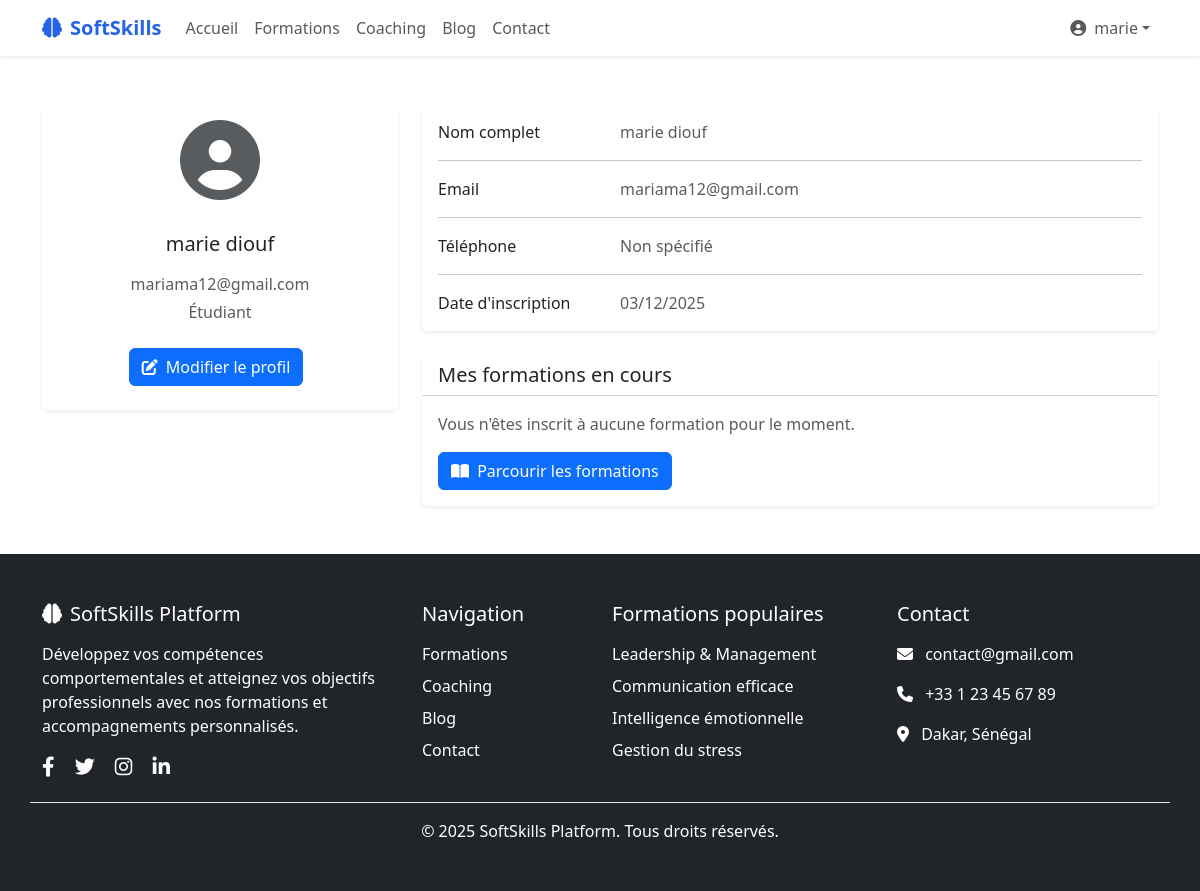
The page /users/profile/ (signed in) on the database its author committed.
### users/models.py (models this page shows, shortened)
class CustomUser(AbstractUser):
    phone = models.CharField(_('phone number'), max_length=20, blank=True)
    profile_picture = models.ImageField(
        upload_to='profile_pics/',
        null=True,
        blank=True
    )
    bio = models.TextField(_('bio'), max_length=500, blank=True)
    is_subscribed = models.BooleanField(_('abonné'), default=False)
    subscription_end_date = models.DateTimeField(
        _('date de fin d\'abonnement'),
        null=True,
        blank=True
    )
    class Meta:
        db_table = 'users_customuser'
        verbose_name = _('user')
        verbose_name_plural = _('users')

### users/views.py (the view)
# urls.py: path('profile/', views.profile, name='profile'),
@login_required
def profile(request):
    return render(request, 'users/profile.html')

### templates/users/profile.html (shortened to what this page needs)
{% extends 'base.html' %}
{% load static %}
{% block content %}
<div class="container py-5">
    <div class="row">
        <div class="col-lg-4">
            <div class="card mb-4 shadow-sm">
                <div class="card-body text-center">
                    {% if user.profile_picture %}
                        <img src="{{ user.profile_picture.url }}" alt="Photo de profil"
                             class="rounded-circle img-fluid" style="width: 150px;">
                    {% else %}
                        <i class="fas fa-user-circle fa-5x text-muted mb-3"></i>
                    {% endif %}
                    <h5 class="my-3">{{ user.get_full_name|default:user.email }}</h5>
                    <p class="text-muted mb-1">{{ user.email }}</p>
                    <p class="text-muted mb-4">{{ user.role|default:"Étudiant" }}</p>
                    <div class="d-flex justify-content-center mb-2">
                        <a href="{% url 'users:edit_profile' %}" class="btn btn-primary me-2">
                            <i class="fas fa-edit me-1"></i> Modifier le profil
                        </a>
                    </div>
                </div>
            </div>
        </div>
        <div class="col-lg-8">
            <div class="card shadow-sm">
                <div class="card-body">
                    <div class="row">
                        <div class="col-sm-3">
                            <p class="mb-0">Nom complet</p>
                        </div>
                        <div class="col-sm-9">
                            <p class="text-muted mb-0">{{ user.get_full_name|default:"Non spécifié" }}</p>
                        </div>
                    </div>
                    <hr>
                    <div class="row">
                        <div class="col-sm-3">
                            <p class="mb-0">Email</p>
                        </div>
                        <div class="col-sm-9">
                            <p class="text-muted mb-0">{{ user.email }}</p>
                        </div>
                    </div>
                    <hr>
                    <div class="row">
                        <div class="col-sm-3">
                            <p class="mb-0">Téléphone</p>
                        </div>
                        <div class="col-sm-9">
                            <p class="text-muted mb-0">{{ user.phone|default:"Non spécifié" }}</p>
                        </div>
                    </div>
                    <hr>
                    <div class="row">
                        <div class="col-sm-3">
                            <p class="mb-0">Date d'inscription</p>
                        </div>
                        <div class="col-sm-9">
                            <p class="text-muted mb-0">{{ user.date_joined|date:"d/m/Y" }}</p>
                        </div>
                    </div>
                </div>
            </div>
            <div class="card mt-4 shadow-sm">
                <div class="card-header bg-white">
                    <h5 class="mb-0">Mes formations en cours</h5>
                </div>
                <div class="card-body">
                    {% if user.enrolled_courses.all %}
                        <div class="list-group">
                            {% for enrollment in user.enrolled_courses.all|slice:":3" %}
                                <a href="{% url 'courses:course_detail' enrollment.course.slug %}"
                                   class="list-group-item list-group-item-action">
                                    <div class="d-flex w-100 justify-content-between">
                                        <h6 class="mb-1">{{ enrollment.course.title }}</h6>
                                        <small>Début: {{ enrollment.enrolled_at|date:"d/m/Y" }}</small>
                                    </div>
                                    <div class="progress mt-2" style="height: 5px;">
                                        <div class="progress-bar" role="progressbar"
                                             style="width: {{ enrollment.progress }}%"
                                             aria-valuenow="{{ enrollment.progress }}"
                                             aria-valuemin="0"
                                             aria-valuemax="100">
                                        </div>
                                    </div>
                                    <small>Progression: {{ enrollment.progress }}%</small>
                                </a>
                            {% endfor %}
                        </div>
                        {% if user.enrolled_courses.count > 3 %}
                            <div class="text-center mt-3">
                                <a href="{% url 'courses:my_courses' %}" class="btn btn-sm btn-outline-primary">
                                    Voir toutes mes formations
                                </a>
                            </div>
                        {% endif %}
                    {% else %}
                        <p class="text-muted">Vous n'êtes inscrit à aucune formation pour le moment.</p>
                        <a href="{% url 'courses:course_list' %}" class="btn btn-primary">
                            <i class="fas fa-book-open me-1"></i> Parcourir les formations
                        </a>
                    {% endif %}
                </div>
            </div>
        </div>
    </div>
</div>
{% endblock %}

### templates/base.html (shortened to what this page needs)
<!DOCTYPE html>
<html lang="fr">
<head>
    <link href="https://cdn.jsdelivr.net/npm/bootstrap@5.3.0/dist/css/bootstrap.min.css" rel="stylesheet">
    <link rel="stylesheet" href="https://cdnjs.cloudflare.com/ajax/libs/font-awesome/6.4.0/css/all.min.css">
</head>
<body>
    <nav class="navbar navbar-expand-lg navbar-light bg-white shadow-sm">
        <div class="container">
            <a class="navbar-brand" href="{% url 'courses:home' %}">
                <i class="fas fa-brain me-2"></i>SoftSkills
            </a>
            <div class="collapse navbar-collapse" id="navbarNav">
                <ul class="navbar-nav me-auto">
                    <li class="nav-item">
                        <a class="nav-link" href="{% url 'courses:home' %}">Accueil</a>
                    </li>
                    <li class="nav-item">
                        <a class="nav-link" href="{% url 'courses:course_list' %}">Formations</a>
                    </li>
                    <li class="nav-item">
                        <a class="nav-link" href="{% url 'coaching:coach_list' %}">Coaching</a>
                    </li>
                    <li class="nav-item">
                        <a class="nav-link" href="{% url 'blog:post_list' %}">Blog</a>
                    </li>
                    <li class="nav-item">
                        <a class="nav-link" href="{% url 'contact:contact' %}">Contact</a>
                    </li>
                </ul>
                <ul class="navbar-nav">
                    {% if user.is_authenticated %}
                        <li class="nav-item dropdown">
                            <a class="nav-link dropdown-toggle d-flex align-items-center" href="#" id="userDropdown" role="button" data-bs-toggle="dropdown" aria-expanded="false">
                                {% if user.profile_picture %}
                                    <img src="{{ user.profile_picture.url }}" alt="Photo de profil" class="profile-img me-2">
                                {% else %}
                                    <i class="fas fa-user-circle me-2"></i>
                                {% endif %}
                                {{ user.first_name|default:user.email|truncatechars:15 }}
                            </a>
                        </li>
                    {% endif %}
                </ul>
            </div>
        </div>
    </nav>
    <main>
        {% block content %}{% endblock %}
    </main>
    <footer class="bg-dark text-white py-5">
        <div class="container">
            <div class="row g-4">
                <div class="col-md-4">
                    <h5 class="mb-3"><i class="fas fa-brain me-2"></i>SoftSkills Platform</h5>
                    <p>Développez vos compétences comportementales et atteignez vos objectifs professionnels avec nos formations et accompagnements personnalisés.</p>
                    <div class="mt-3">
                        <a href="#" class="text-white me-3" aria-label="Facebook"><i class="fab fa-facebook-f fa-lg"></i></a>
                        <a href="#" class="text-white me-3" aria-label="Twitter"><i class="fab fa-twitter fa-lg"></i></a>
                        <a href="#" class="text-white me-3" aria-label="Instagram"><i class="fab fa-instagram fa-lg"></i></a>
                        <a href="#" class="text-white" aria-label="LinkedIn"><i class="fab fa-linkedin-in fa-lg"></i></a>
                    </div>
                </div>
                <div class="col-md-2">
                    <h5 class="mb-3">Navigation</h5>
                    <ul class="list-unstyled">
                        <li class="mb-2"><a href="{% url 'courses:course_list' %}" class="text-white text-decoration-none">Formations</a></li>
                        <li class="mb-2"><a href="{% url 'coaching:coach_list' %}" class="text-white text-decoration-none">Coaching</a></li>
                        <li class="mb-2"><a href="{% url 'blog:post_list' %}" class="text-white text-decoration-none">Blog</a></li>
                        <li><a href="#" class="text-white text-decoration-none">Contact</a></li>
                    </ul>
                </div>
                <div class="col-md-3">
                    <h5 class="mb-3">Formations populaires</h5>
                    <ul class="list-unstyled">
                        <li class="mb-2">Leadership & Management</li>
                        <li class="mb-2">Communication efficace</li>
                        <li class="mb-2">Intelligence émotionnelle</li>
                        <li>Gestion du stress</li>
                    </ul>
                </div>
                <div class="col-md-3">
                    <h5 class="mb-3">Contact</h5>
                    <ul class="list-unstyled">
                        <li class="mb-3">
                            <i class="fas fa-envelope me-2"></i>
                            <a href="mailto:contact@gmail.com" class="text-white text-decoration-none">contact@gmail.com</a>
                        </li>
                        <li class="mb-3">
                            <i class="fas fa-phone me-2"></i>
                            <a href="tel:+33123456789" class="text-white text-decoration-none">+33 1 23 45 67 89</a>
                        </li>
                        <li>
                            <i class="fas fa-map-marker-alt me-2"></i>
                            <span>Dakar, Sénégal</span>
                        </li>
                    </ul>
                </div>
            </div>
            <div class="row mt-4 pt-3 border-top">
                <div class="col-12 text-center">
                    <p class="mb-0">&copy; 2025 SoftSkills Platform. Tous droits réservés.</p>
                </div>
            </div>
        </div>
    </footer>
</body>
</html>

### templates/base.html (style rules this page uses)
:root { --primary-color: #2563eb; --secondary-color: #10b981; --accent-color: #f59e0b; }
.navbar-brand { font-weight: 700; color: var(--primary-color) !important; }
.card { border: none; box-shadow: 0 4px 6px -1px rgba(0, 0, 0, 0.1); transition: transform 0.2s ease-in-out; }

### rows shown on the page
CustomUser: first_name "marie", get_full_name "marie diouf", email "mariama12@gmail.com", phone "Non spécifié", date_joined "03/12/2025"

### other values the page prints
{{ user.role|default:"Étudiant" }} "Étudiant"
